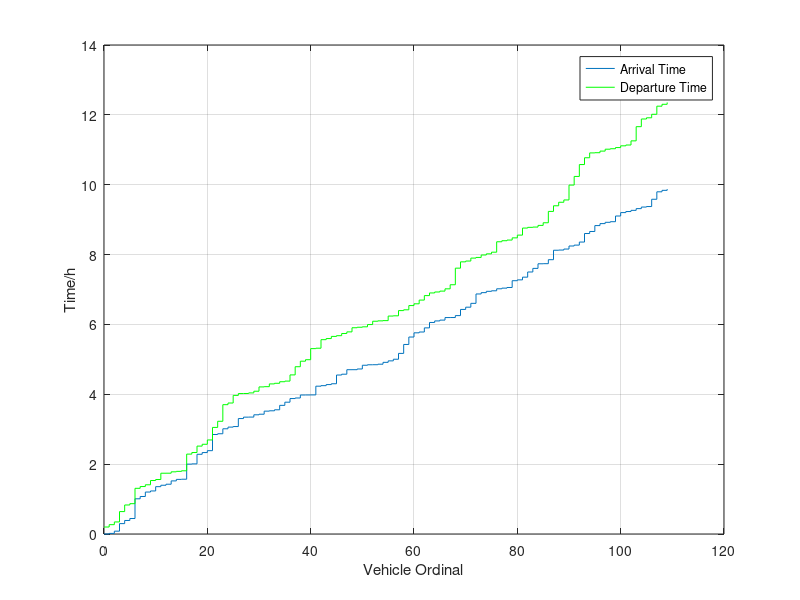
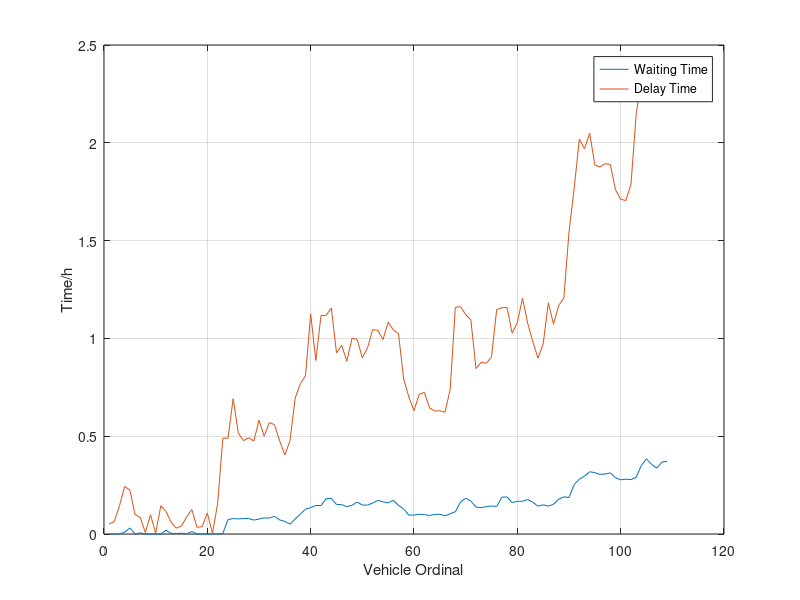

Source code (MATLAB) for these figures, in order:
%version 0.1
%还需要调整参数
%Total_time=10;
%N=100;
%lambda=10;
%mu=10;
%以及输出图像颜色
%初始化顾客源
%*****************************************
%总仿真时间为10个单位
Total_time=10;
%队列最大长度为100个单位的乘客
N=100;
%到达率与服务率
lambda=10;%单位时间到达10个单位的乘客
mu=10;%优化前单位时间有10个单位的乘客离开，采用优化方案后mu=30
%平均到达时间与平均服务时间
arr_mean=1/lambda;
ser_mean=1/mu;
%可能到达的最大顾客数（round：四舍五入求整数）
arr_num=round(Total_time*lambda*2);
%顾客事件表初始化
events=[];
%按负指数分布产生各顾客达到时间间隔
events(1,:)=exprnd(arr_mean,1,arr_num);
%各顾客的到达时刻等于时间间隔的累积和
events(1,:)=cumsum(events(1,:));
%按负指数分布产生各顾客服务时间
events(2,:)=exprnd(ser_mean,1,arr_num);
%计算仿真顾客个数，即到达时刻在仿真时间内的顾客数
len_sim=sum(events(1,:)<=Total_time);
%*****************************************
%计算第1个顾客的信息
%*****************************************
%第1个顾客进入系统后直接接受服务，无需等待
events(3,1)=0;
%其离开时刻等于其到达时刻与服务时间之和
events(4,1)=events(1,1)+events(2,1);
%其肯定被系统接纳，此时系统内共有1个顾客，故标志位置1
events(5,1)=1;
%其进入系统后，系统内已有成员序号为1
member=1;
%*****************************************
%计算第i个顾客的信息
%*****************************************
for i=2:arr_num
%如果第i个顾客的到达时间超过了仿真时间，则跳出循环
    if events(1,i)>Total_time 
        break;
    %如果第i个顾客的到达时间未超过仿真时间，则计算在其到达时刻系统中已有的顾客个数
    else number=sum(events(4,member)>events(1,i));
        %如果系统已满，则系统拒绝第i个顾客，其标志位置0
        if number>=N+1
            events(5,i)=0;
        %如果系统为空，则第i个顾客直接接受服务
        elseif number==0
            %其等待时间为0
            events(3,i)=0;
            %其离开时刻等于到达时刻与服务时间之和
            events(4,i)=events(1,i)+events(2,i);
            %其标志位置1
            events(5,i)=1;
            member=[member,i];
            %如果系统有顾客正在接受服务，且系统等待队列未满，则第i个顾客进入系统
        else len_mem=length(member);
            %其等待时间等于队列中前一个顾客的离开时刻减去其到达时刻
            events(3,i)=events(4,member(len_mem))-events(1,i);
            %其离开时刻等于队列中前一个顾客的离开时刻加上其服务时间
            events(4,i)=events(4,member(len_mem))+events(2,i);
            %标识位表示其进入系统后，系统内共有的顾客数
            events(5,i)=number+1;
            member=[member,i];
        end
    end
end
%仿真结束时，进入系统的总顾客数
len_mem=length(member);
%*****************************************
%输出结果
%*****************************************
%绘制在仿真时间内，进入系统的所有顾客的到达时刻和离开时刻曲线图（stairs：绘制二维阶梯图）
stairs((0:len_mem),[0 events(1,member)]);
%,'LineWidth',1.5,'Marker','d','MarkerFaceColor','c'
hold on;
stairs((0:len_mem),[0 events(4,member)]+.2,'-g');
%,'LineWidth',1.5,'Marker','o','MarkerFaceColor','c'
legend('Arrival Time','Departure Time');
xlabel('Vehicle Ordinal');ylabel('Time/h');
hold off;grid on;
%绘制在仿真时间内，进入系统的所有顾客的停留时间和等待时间曲线图（plot：绘制二维线性图）
figure;
plot(1:len_mem,events(3,member)/6,1:len_mem,events(2,member)+events(3,member));
%'y-o',%,'m-d','LineWidth',1.5
legend('Waiting Time','Delay Time');
xlabel('Vehicle Ordinal');ylabel('Time/h');grid on
